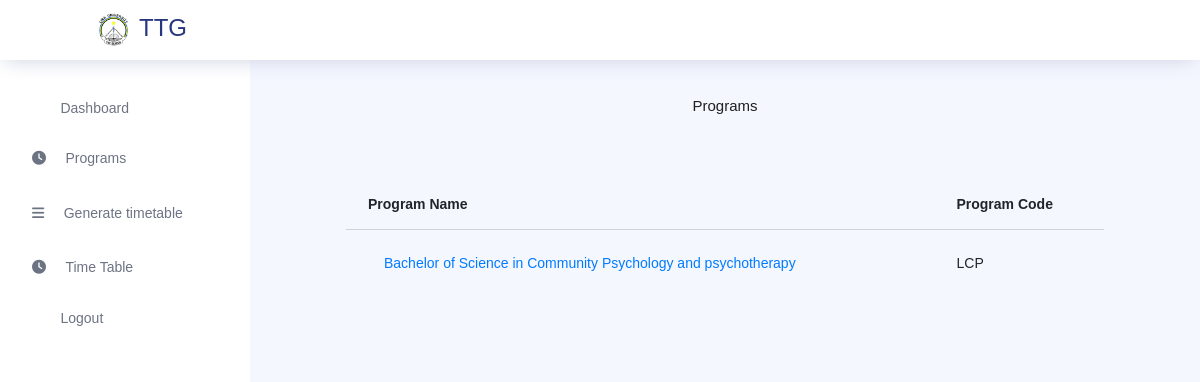
The app's page /staff/programs/ (signed in) with its own data.
### store/models.py (models this page shows, shortened)
class Program(models.Model):
    program_name = models.CharField(max_length=100)
    program_code = models.CharField(max_length=20)
    department = models.ForeignKey(Department, on_delete=models.CASCADE)

### staff_app/views.py (the view)
# urls.py: path('programs/', views.programs, name = 'programs'),
def programs(request):
    staff_id = request.session.get('staff_id')
    programs = Program.objects.all().order_by('program_name')
    if not staff_id:
        messages.error(request, 'Please log in to access the programs.')
        return redirect('staff:login')
    staff = get_object_or_404(Staff, id=staff_id)
    context = {
        'staff': staff,
        'programs':programs
    }
    return render(request, 'staff/programs.html', context)

### templates/staff/programs.html
{% extends 'staff/staff_layout.html'%}
{%block content%}
<h6 class="text-center">Programs</h6>
<div class="content-wrapper">
    <div class="card-body">
        <div class="table-responsive">
            <table class="table table-striped ">
                <thead>
                    <tr>
                        <th>Program Name</th>
                        <th>Program Code</th>
                    </tr>
                </thead>
                <tbody>
                    {% for p in programs %}
                    {% if staff.department == p.department %}
                    <tr>
                        <td><a href="{% url 'staff:course' program=p.pk %}" class="nav-link">{{ p.program_name }}</a></td>
                        <td>{{ p.program_code }}</td>
                    </tr>
                    {% endif %}
                    {% endfor %}
                </tbody>
            </table>
        </div>
    </div>
</div>
{%endblock%}

### records on screen
Program: program_name "Bachelor of Science in Community Psychology and psychotherapy", program_code "LCP"
